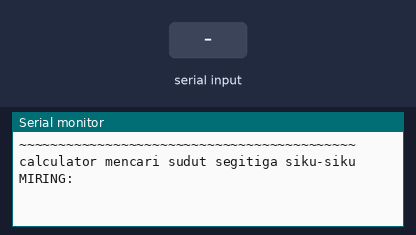
Bench run of a sketch on a simulated Arduino Uno, built with avr-gcc and run on an emulated ATmega328P. On the bench: the last lines printed to the serial monitor. The inputs (shaded band) are chosen by the test bench.

Above: at 1.2 s.
1.3 s: "90,45\n" received over Serial
At 2.1 s:
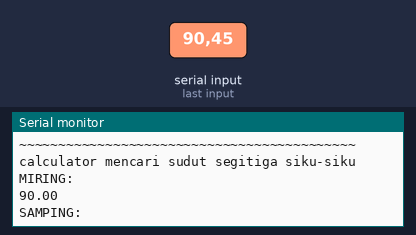
2.9 s: "30,150\n" received over Serial
At 4.2 s:
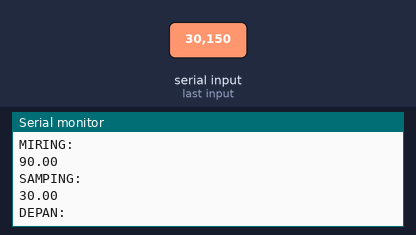
4.5 s: "5\n" received over Serial
At 4.69 s:
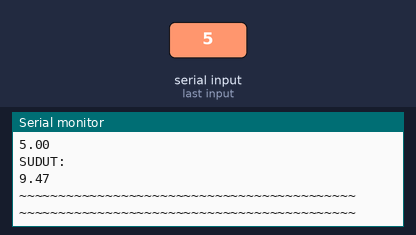
Timing chart, 0 to 7.5 s (numbered marks = the images above; inputs shaded):
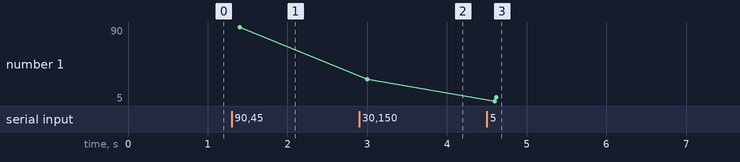

Measured:
- after the input at 1.3 s, the serial monitor: prints a new line after 0.10 s (image 1)
- after the input at 2.9 s, the serial monitor: prints a new line after 0.10 s (image 2)
- after the input at 4.5 s, the serial monitor: prints a new line after 0.10 s (image 3)
- plotted number 1: 90 → 30 after the input at 2.9 s, 30 → 9.47 after the input at 4.5 s

The sketch:

tugaspraktikum10.ino
```cpp
void setup(){
   Serial.begin(9600);
 }

void loop()
{
 Serial.println("~~~~~~~~~~~~~~~~~~~~~~~~~~~~~~~~~~~~~~~~~~~");
 Serial.println("calculator mencari sudut segitiga siku-siku");
 Serial.println("MIRING: ");
 float x = getFloatFromSerialMonitor();
 Serial.println(x);
 Serial.println("SAMPING: ");
 float y = getFloatFromSerialMonitor();
 Serial.println(y);
 Serial.println("DEPAN: ");
 float z = getFloatFromSerialMonitor();
 Serial.println(z);
 Serial.println("SUDUT: ");
 float d= (atan(z/y)*(180/3.14));     //rumus untuk mencari sudut segitiga siku2 dikali (180/3.14) karena hasilnya berbentuk radian agar hasilnya menjadi degree
 Serial.println(d);
 Serial.println("~~~~~~~~~~~~~~~~~~~~~~~~~~~~~~~~~~~~~~~~~~~");
}

  float getFloatFromSerialMonitor(){
  char inData[20];
  float f=0;
  int x=0;
  while (x<1){
  String str;
  if (Serial.available()) {
    delay(100);
    int i=0;
    while (Serial.available() > 0) {
     char  inByte = Serial.read();
      str=str+inByte;
      inData[i]=inByte;
      i+=1;
      x=2;
    }
    f = atof(inData);
    memset(inData, 0, sizeof(inData));
  }
  }
   return f;
  }
```
